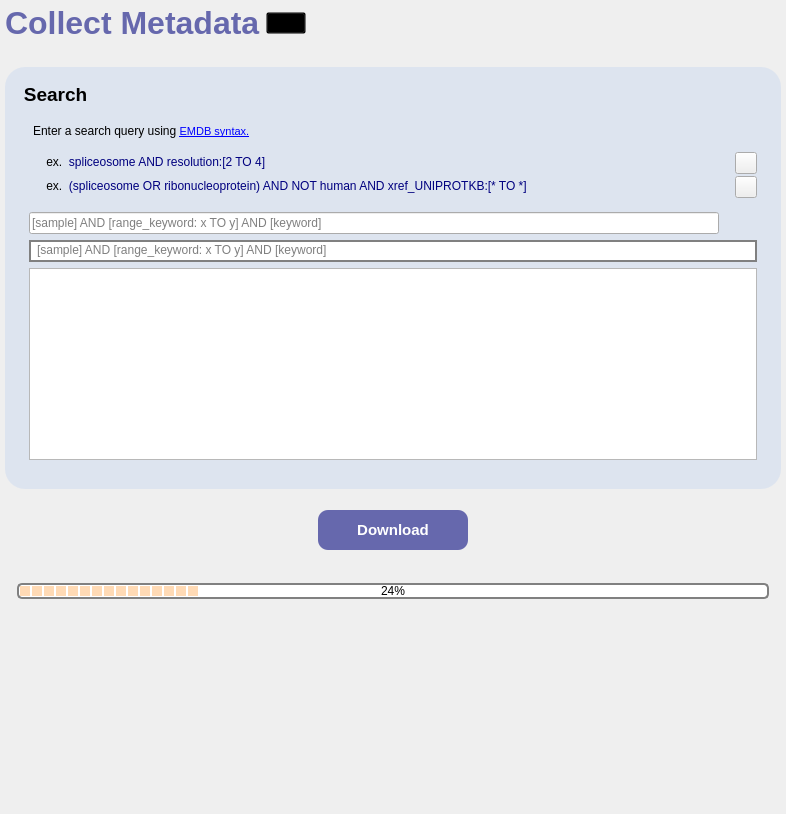
           <widget class="QWidget" name="scrollAreaWidgetContents_3_">
            <property name="geometry">
             <rect>
              <x>0</x>
              <y>0</y>
              <width>786</width>
              <height>814</height>
             </rect>
            </property>
            <layout class="QVBoxLayout" name="verticalLayout_29">
             <property name="spacing">
              <number>0</number>
             </property>
             <property name="leftMargin">
              <number>0</number>
             </property>
             <property name="topMargin">
              <number>0</number>
             </property>
             <property name="rightMargin">
              <number>0</number>
             </property>
             <property name="bottomMargin">
              <number>0</number>
             </property>
             <item>
              <widget class="QWidget" name="baseLayer_2" native="true">
               <property name="styleSheet">
                <string notr="true">QWidget#baseLayer_2 {
	font-size: 24pt;
    font-weight: bold;
	border: transparent;
	padding-top: 30px;
}</string>
               </property>
               <layout class="QVBoxLayout" name="verticalLayout_15">
                <property name="leftMargin">
                 <number>5</number>
                </property>
                <property name="topMargin">
                 <number>5</number>
                </property>
                <property name="rightMargin">
                 <number>5</number>
                </property>
                <property name="bottomMargin">
                 <number>5</number>
                </property>
                <item>
                 <widget class="QWidget" name="page2TitleWidget" native="true">
                  <layout class="QHBoxLayout" name="horizontalLayout_25">
                   <property name="leftMargin">
                    <number>0</number>
                   </property>
                   <property name="topMargin">
                    <number>0</number>
                   </property>
                   <property name="rightMargin">
                    <number>0</number>
                   </property>
                   <property name="bottomMargin">
                    <number>0</number>
                   </property>
                   <item>
                    <widget class="QLabel" name="page2TitleLabel">
                     <property name="font">
                      <font>
                       <pointsize>24</pointsize>
                       <weight>75</weight>
                       <bold>true</bold>
                      </font>
                     </property>
                     <property name="styleSheet">
                      <string notr="true">QLabel {
	background-color: transparent;
	color: #6668ad;
}</string>
                     </property>
                     <property name="text">
                      <string>Collect Metadata</string>
                     </property>
                    </widget>
                   </item>
                   <item>
                    <widget class="QPushButton" name="qScoreInfo_btn_2">
                     <property name="styleSheet">
                      <string notr="true">background-color: transparent;</string>
                     </property>
                     <property name="text">
                      <string/>
                     </property>
                     <property name="icon">
                      <iconset>
                       <normaloff>:/icons/info-circle-svgrepo-com.svg</normaloff>:/icons/info-circle-svgrepo-com.svg</iconset>
                     </property>
                     <property name="iconSize">
                      <size>
                       <width>20</width>
                       <height>20</height>
                      </size>
                     </property>
                    </widget>
                   </item>
                   <item>
                    <spacer name="horizontalSpacer_16">
                     <property name="orientation">
                      <enum>Qt::Horizontal</enum>
                     </property>
                     <property name="sizeHint" stdset="0">
                      <size>
                       <width>40</width>
                       <height>20</height>
                      </size>
                     </property>
                    </spacer>
                   </item>
                  </layout>
                 </widget>
                </item>
                <item>
                 <spacer name="verticalSpacer_9">
                  <property name="orientation">
                   <enum>Qt::Vertical</enum>
                  </property>
                  <property name="sizeType">
                   <enum>QSizePolicy::Fixed</enum>
                  </property>
                  <property name="sizeHint" stdset="0">
                   <size>
                    <width>20</width>
                    <height>20</height>
                   </size>
                  </property>
                 </spacer>
                </item>
                <item>
                 <widget class="QGroupBox" name="B_enterQuery">
                  <property name="sizePolicy">
                   <sizepolicy hsizetype="Preferred" vsizetype="MinimumExpanding">
                    <horstretch>0</horstretch>
                    <verstretch>0</verstretch>
                   </sizepolicy>
                  </property>
                  <property name="styleSheet">
                   <string notr="true">QGroupBox#B_enterQuery {
    border-radius: 20px;
	background-color: rgba(193, 211, 239, 100);
	font-size: 14pt;
    font-weight: bold;
	/*padding-top: 30px;
	padding-left: 20px;
	padding-right: 20px;*/
	padding: 30% 15% 20%;
}

QGroupBox::title {
	background-color: transparent;
	padding-top: 16px;
	padding-left: 16px;
	color: black;
}


QGroupBox {
	border: transparent;
}
</string>
                  </property>
                  <property name="title">
                   <string>Search</string>
                  </property>
                  <layout class="QVBoxLayout" name="verticalLayout">
                   <item>
                    <widget class="QGroupBox" name="B1_instructions">
                     <property name="sizePolicy">
                      <sizepolicy hsizetype="Preferred" vsizetype="Preferred">
                       <horstretch>0</horstretch>
                       <verstretch>0</verstretch>
                      </sizepolicy>
                     </property>
                     <property name="minimumSize">
                      <size>
                       <width>0</width>
                       <height>100</height>
                      </size>
                     </property>
                     <property name="maximumSize">
                      <size>
                       <width>16777215</width>
                       <height>150</height>
                      </size>
                     </property>
                     <property name="styleSheet">
                      <string notr="true">
QGroupBox{
	background: transparent;
	border: transparent;
}
</string>
                     </property>
                     <property name="title">
                      <string/>
                     </property>
                     <layout class="QVBoxLayout" name="verticalLayout_8">
                      <property name="leftMargin">
                       <number>0</number>
                      </property>
                      <property name="rightMargin">
                       <number>0</number>
                      </property>
                      <property name="bottomMargin">
                       <number>0</number>
                      </property>
                      <item>
                       <widget class="QTextBrowser" name="textBrowser_p2_2">
                        <property name="sizePolicy">
                         <sizepolicy hsizetype="Expanding" vsizetype="Maximum">
                          <horstretch>0</horstretch>
                          <verstretch>0</verstretch>
                         </sizepolicy>
                        </property>
                        <property name="maximumSize">
                         <size>
                          <width>16777215</width>
                          <height>20</height>
                         </size>
                        </property>
                        <property name="styleSheet">
                         <string notr="true">QTextBrowser {
	background-color: transparent;
	border: transparent;
	selection-background-color: transparent;
}
QTextBrowser:focus {
	selection-background-color: #3875d6;
}</string>
                        </property>
                        <property name="verticalScrollBarPolicy">
                         <enum>Qt::ScrollBarAlwaysOff</enum>
                        </property>
                        <property name="sizeAdjustPolicy">
                         <enum>QAbstractScrollArea::AdjustToContentsOnFirstShow</enum>
                        </property>
                        <property name="html">
                         <string>&lt;!DOCTYPE HTML PUBLIC &quot;-//W3C//DTD HTML 4.0//EN&quot; &quot;http://www.w3.org/TR/REC-html40/strict.dtd&quot;&gt;
&lt;html&gt;&lt;head&gt;&lt;meta name=&quot;qrichtext&quot; content=&quot;1&quot; /&gt;&lt;style type=&quot;text/css&quot;&gt;
p, li { white-space: pre-wrap; }
&lt;/style&gt;&lt;/head&gt;&lt;body style=&quot; font-family:'MS Shell Dlg 2'; font-size:8pt; font-weight:400; font-style:normal;&quot;&gt;
&lt;p style=&quot; margin-top:0px; margin-bottom:0px; margin-left:0px; margin-right:0px; -qt-block-indent:0; text-indent:0px;&quot;&gt;&lt;span style=&quot; font-family:'Segoe UI'; font-size:9pt; color:#000000;&quot;&gt;Enter a search query using &lt;/span&gt;&lt;a href=&quot;https://www.ebi.ac.uk/emdb/documentation/search&quot;&gt;&lt;span style=&quot; text-decoration: underline; color:#0000ff;&quot;&gt;EMDB syntax.&lt;/span&gt;&lt;/a&gt;&lt;/p&gt;&lt;/body&gt;&lt;/html&gt;</string>
                        </property>
                        <property name="textInteractionFlags">
                         <set>Qt::LinksAccessibleByKeyboard|Qt::LinksAccessibleByMouse|Qt::TextBrowserInteraction|Qt::TextSelectableByKeyboard|Qt::TextSelectableByMouse</set>
                        </property>
                        <property name="openExternalLinks">
                         <bool>true</bool>
                        </property>
                       </widget>
                      </item>
                      <item>
                       <layout class="QVBoxLayout" name="verticalLayout_33" stretch="1,1">
                        <property name="spacing">
                         <number>0</number>
                        </property>
                        <item>
                         <layout class="QHBoxLayout" name="horizontalLayout_16">
                          <item>
                           <widget class="QTextEdit" name="p1_example1_text">
                            <property name="sizePolicy">
                             <sizepolicy hsizetype="Expanding" vsizetype="Fixed">
                              <horstretch>0</horstretch>
                              <verstretch>0</verstretch>
                             </sizepolicy>
                            </property>
                            <property name="maximumSize">
                             <size>
                              <width>16777215</width>
                              <height>24</height>
                             </size>
                            </property>
                            <property name="styleSheet">
                             <string notr="true">QTextEdit {
	background-color: transparent;
	border: transparent;
	selection-background-color: transparent;
}
QTextEdit:focus {
	selection-background-color: #3875d6;
}</string>
                            </property>
                            <property name="frameShape">
                             <enum>QFrame::NoFrame</enum>
                            </property>
                            <property name="frameShadow">
                             <enum>QFrame::Plain</enum>
                            </property>
                            <property name="readOnly">
                             <bool>true</bool>
                            </property>
                            <property name="html">
                             <string>&lt;!DOCTYPE HTML PUBLIC &quot;-//W3C//DTD HTML 4.0//EN&quot; &quot;http://www.w3.org/TR/REC-html40/strict.dtd&quot;&gt;
&lt;html&gt;&lt;head&gt;&lt;meta name=&quot;qrichtext&quot; content=&quot;1&quot; /&gt;&lt;style type=&quot;text/css&quot;&gt;
p, li { white-space: pre-wrap; }
&lt;/style&gt;&lt;/head&gt;&lt;body style=&quot; font-family:'MS Shell Dlg 2'; font-size:8pt; font-weight:400; font-style:normal;&quot;&gt;
&lt;p style=&quot; margin-top:0px; margin-bottom:0px; margin-left:0px; margin-right:0px; -qt-block-indent:0; text-indent:0px;&quot;&gt;&lt;span style=&quot; font-family:'Segoe UI'; font-size:9pt; color:#000000;&quot;&gt;    ex.&lt;/span&gt;&lt;span style=&quot; font-family:'Segoe UI'; font-size:9pt; color:#007c82;&quot;&gt;  &lt;/span&gt;&lt;span style=&quot; font-family:'Segoe UI'; font-size:9pt; color:#00007f;&quot;&gt;spliceosome AND resolution:[2 TO 4]&lt;/span&gt;&lt;/p&gt;&lt;/body&gt;&lt;/html&gt;</string>
                            </property>
                            <property name="textInteractionFlags">
                             <set>Qt::TextSelectableByKeyboard|Qt::TextSelectableByMouse</set>
                            </property>
                           </widget>
                          </item>
                          <item>
                           <widget class="QPushButton" name="p1_example1_btn">
                            <property name="maximumSize">
                             <size>
                              <width>22</width>
                              <height>22</height>
                             </size>
                            </property>
                            <property name="cursor">
                             <cursorShape>PointingHandCursor</cursorShape>
                            </property>
                            <property name="styleSheet">
                             <string notr="true"/>
                            </property>
                            <property name="text">
                             <string/>
                            </property>
                           </widget>
                          </item>
                         </layout>
                        </item>
                        <item>
                         <layout class="QHBoxLayout" name="horizontalLayout_42">
                          <item>
                           <widget class="QTextEdit" name="p1_example2_text">
                            <property name="sizePolicy">
                             <sizepolicy hsizetype="Expanding" vsizetype="Fixed">
                              <horstretch>0</horstretch>
                              <verstretch>0</verstretch>
                             </sizepolicy>
                            </property>
                            <property name="maximumSize">
                             <size>
                              <width>16777215</width>
                              <height>24</height>
                             </size>
                            </property>
                            <property name="styleSheet">
                             <string notr="true">QTextEdit {
	background-color: transparent;
	border: transparent;
	selection-background-color: transparent;
}
QTextEdit:focus {
	selection-background-color: #3875d6;
}</string>
                            </property>
                            <property name="frameShape">
                             <enum>QFrame::NoFrame</enum>
                            </property>
                            <property name="frameShadow">
                             <enum>QFrame::Plain</enum>
                            </property>
                            <property name="readOnly">
                             <bool>true</bool>
                            </property>
                            <property name="html">
                             <string>&lt;!DOCTYPE HTML PUBLIC &quot;-//W3C//DTD HTML 4.0//EN&quot; &quot;http://www.w3.org/TR/REC-html40/strict.dtd&quot;&gt;
&lt;html&gt;&lt;head&gt;&lt;meta name=&quot;qrichtext&quot; content=&quot;1&quot; /&gt;&lt;style type=&quot;text/css&quot;&gt;
p, li { white-space: pre-wrap; }
&lt;/style&gt;&lt;/head&gt;&lt;body style=&quot; font-family:'MS Shell Dlg 2'; font-size:8pt; font-weight:400; font-style:normal;&quot;&gt;
&lt;p style=&quot; margin-top:0px; margin-bottom:0px; margin-left:0px; margin-right:0px; -qt-block-indent:0; text-indent:0px;&quot;&gt;&lt;span style=&quot; font-family:'Segoe UI'; font-size:9pt; color:#000000;&quot;&gt;    ex.  &lt;/span&gt;&lt;span style=&quot; font-family:'Segoe UI'; font-size:9pt; color:#00007f;&quot;&gt;(spliceosome OR ribonucleoprotein) AND NOT human AND xref_UNIPROTKB:[* TO *]&lt;/span&gt;&lt;/p&gt;&lt;/body&gt;&lt;/html&gt;</string>
                            </property>
                            <property name="textInteractionFlags">
                             <set>Qt::TextSelectableByKeyboard|Qt::TextSelectableByMouse</set>
                            </property>
                           </widget>
                          </item>
                          <item>
                           <widget class="QPushButton" name="p1_example2_btn">
                            <property name="maximumSize">
                             <size>
                              <width>22</width>
                              <height>22</height>
                             </size>
                            </property>
                            <property name="cursor">
                             <cursorShape>PointingHandCursor</cursorShape>
                            </property>
                            <property name="styleSheet">
                             <string notr="true"/>
                            </property>
                            <property name="text">
                             <string/>
                            </property>
                           </widget>
                          </item>
                         </layout>
                        </item>
                       </layout>
                      </item>
                     </layout>
                    </widget>
                   </item>
                   <item>
                    <widget class="QGroupBox" name="B2_queryBox">
                     <property name="styleSheet">
                      <string notr="true">/*QGroupBox#B2_queryBox{
	background: transparent;
	border: transparent;
	padding-top: 10px;
}

QGroupBox::title {
	background-color: transparent;
	color: black;
	padding: 0;
}
*/</string>
                     </property>
                     <property name="title">
                      <string/>
                     </property>
                     <layout class="QVBoxLayout" name="verticalLayout_4">
                      <property name="leftMargin">
                       <number>0</number>
                      </property>
                      <property name="topMargin">
                       <number>0</number>
                      </property>
                      <property name="rightMargin">
                       <number>0</number>
                      </property>
                      <property name="bottomMargin">
                       <number>0</number>
                      </property>
                      <item>
                       <widget class="QWidget" name="widget_7" native="true">
                        <layout class="QHBoxLayout" name="horizontalLayout_20">
                         <property name="leftMargin">
                          <number>0</number>
                         </property>
                         <property name="topMargin">
                          <number>0</number>
                         </property>
                         <property name="rightMargin">
                          <number>0</number>
                         </property>
                         <property name="bottomMargin">
                          <number>0</number>
                         </property>
                         <item>
                          <widget class="QLineEdit" name="lineEdit_2">
                           <property name="placeholderText">
                            <string>[sample] AND [range_keyword: x TO y] AND [keyword]</string>
                           </property>
                           <property name="clearButtonEnabled">
                            <bool>true</bool>
                           </property>
                          </widget>
                         </item>
                         <item>
                          <widget class="QPushButton" name="validateQuery_btn">
                           <property name="cursor">
                            <cursorShape>PointingHandCursor</cursorShape>
                           </property>
                           <property name="styleSheet">
                            <string notr="true">/*background-color: white;*/
border-radius: 4;</string>
                           </property>
                           <property name="text">
                            <string/>
                           </property>
                           <property name="icon">
                            <iconset>
                             <normaloff>:/icons/send-alt-2-svgrepo-com.svg</normaloff>:/icons/send-alt-2-svgrepo-com.svg</iconset>
                           </property>
                          </widget>
                         </item>
                        </layout>
                       </widget>
                      </item>
                     </layout>
                    </widget>
                   </item>
                   <item>
                    <widget class="QWidget" name="fancySearchBar" native="true">
                     <property name="styleSheet">
                      <string notr="true">#fancySearchBar {
	background-color: gray;
	border-radius: 12px;
}

#fancySearchBar:hover {
	background-color: black;
}</string>
                     </property>
                     <layout class="QHBoxLayout" name="horizontalLayout_58">
                      <property name="spacing">
                       <number>0</number>
                      </property>
                      <property name="leftMargin">
                       <number>2</number>
                      </property>
                      <property name="topMargin">
                       <number>2</number>
                      </property>
                      <property name="rightMargin">
                       <number>2</number>
                      </property>
                      <property name="bottomMargin">
                       <number>2</number>
                      </property>
                      <item>
                       <widget class="QLineEdit" name="lineEdit_12">
                        <property name="maximumSize">
                         <size>
                          <width>16777215</width>
                          <height>24</height>
                         </size>
                        </property>
                        <property name="styleSheet">
                         <string notr="true">background: white;
border: transparent;
border-top-left-radius: 10px;
border-bottom-left-radius: 10px;
border-top-right-radius: 0px;
border-bottom-right-radius: 0px;
padding-left: 4px;
padding-bottom: 2px;</string>
                        </property>
                        <property name="text">
                         <string/>
                        </property>
                        <property name="placeholderText">
                         <string>[sample] AND [range_keyword: x TO y] AND [keyword]</string>
                        </property>
                       </widget>
                      </item>
                      <item>
                       <widget class="QPushButton" name="pushButton_16">
                        <property name="maximumSize">
                         <size>
                          <width>16777215</width>
                          <height>24</height>
                         </size>
                        </property>
                        <property name="cursor">
                         <cursorShape>PointingHandCursor</cursorShape>
                        </property>
                        <property name="styleSheet">
                         <string notr="true">QPushButton {
	background-color: white;
	border-top-left-radius: 0px;
	border-bottom-left-radius: 0px;
	border-top-right-radius: 10px;
	border-bottom-right-radius: 10px;
	padding-right: 2px;
}

QPushButton:hover {	
	background-color: rgba(255, 255, 255, 200);
}

QPushButton:pressed {	
	background-color: rgba(255, 255, 255, 150);
}</string>
                        </property>
                        <property name="text">
                         <string/>
                        </property>
                        <property name="icon">
                         <iconset>
                          <normaloff>:/icons/send-alt-2-svgrepo-com.svg</normaloff>:/icons/send-alt-2-svgrepo-com.svg</iconset>
                        </property>
                        <property name="iconSize">
                         <size>
                          <width>24</width>
                          <height>24</height>
                         </size>
                        </property>
                       </widget>
                      </item>
                     </layout>
                    </widget>
                   </item>
                   <item>
                    <widget class="QTextEdit" name="textEdit"/>
                   </item>
                  </layout>
                 </widget>
                </item>
                <item>
                 <widget class="QGroupBox" name="B4_downloadbtn">
                  <property name="styleSheet">
                   <string notr="true">QGroupBox{
	background: transparent;
	border: transparent;
}
</string>
                  </property>
                  <property name="title">
                   <string/>
                  </property>
                  <layout class="QHBoxLayout" name="horizontalLayout_4">
                   <item>
                    <spacer name="horizontalSpacer">
                     <property name="orientation">
                      <enum>Qt::Horizontal</enum>
                     </property>
                     <property name="sizeHint" stdset="0">
                      <size>
                       <width>40</width>
                       <height>20</height>
                      </size>
                     </property>
                    </spacer>
                   </item>
                   <item>
                    <widget class="QPushButton" name="pushButton_p2_2">
                     <property name="sizePolicy">
                      <sizepolicy hsizetype="Fixed" vsizetype="Fixed">
                       <horstretch>0</horstretch>
                       <verstretch>0</verstretch>
                      </sizepolicy>
                     </property>
                     <property name="minimumSize">
                      <size>
                       <width>150</width>
                       <height>40</height>
                      </size>
                     </property>
                     <property name="font">
                      <font>
                       <pointsize>11</pointsize>
                       <weight>75</weight>
                       <bold>true</bold>
                      </font>
                     </property>
                     <property name="toolTip">
                      <string>&lt;html&gt;&lt;head/&gt;&lt;body&gt;&lt;p&gt;&lt;span style=&quot; font-weight:400;&quot;&gt;this is limiting the window's thickness when shrinking btw, prob a better way to go about sizepolicys&lt;/span&gt;&lt;/p&gt;&lt;/body&gt;&lt;/html&gt;</string>
                     </property>
                     <property name="styleSheet">
                      <string notr="true">QPushButton {
	background: #6668ad;
	border-radius: 10px;
	color: white;
}

QPushButton:hover, QPushButton:pressed {
	background: #000000;
}

QPushButton:pressed {
	border: 6px solid transparent;
}</string>
                     </property>
                     <property name="text">
                      <string>Download</string>
                     </property>
                    </widget>
                   </item>
                   <item>
                    <spacer name="horizontalSpacer_2">
                     <property name="orientation">
                      <enum>Qt::Horizontal</enum>
                     </property>
                     <property name="sizeHint" stdset="0">
                      <size>
                       <width>40</width>
                       <height>20</height>
                      </size>
                     </property>
                    </spacer>
                   </item>
                  </layout>
                 </widget>
                </item>
                <item>
                 <widget class="QGroupBox" name="B5_progressDisplay">
                  <property name="styleSheet">
                   <string notr="true">QGroupBox{
	background: transparent;
	border: transparent;
}</string>
                  </property>
                  <property name="title">
                   <string/>
                  </property>
                  <layout class="QHBoxLayout" name="horizontalLayout_13">
                   <item>
                    <widget class="QProgressBar" name="progressBar_p4_2">
                     <property name="maximumSize">
                      <size>
                       <width>16777215</width>
                       <height>16</height>
                      </size>
                     </property>
                     <property name="styleSheet">
                      <string notr="true">QProgressBar {
    border: 2px solid grey;
    border-radius: 5px;
    text-align: center;
	background-color: white;
}

QProgressBar::chunk {
	/*background-color: #CD96CD;*/
	background-color: #ffdab5;
    width: 10px;
	margin: 0.5px;
}
</string>
                     </property>
                     <property name="value">
                      <number>24</number>
                     </property>
                    </widget>
                   </item>
                  </layout>
                 </widget>
                </item>
               </layout>
              </widget>
             </item>
             <item>
              <spacer name="verticalSpacer_7">
               <property name="orientation">
                <enum>Qt::Vertical</enum>
               </property>
               <property name="sizeHint" stdset="0">
                <size>
                 <width>20</width>
                 <height>40</height>
                </size>
               </property>
              </spacer>
             </item>
            </layout>
           </widget>
